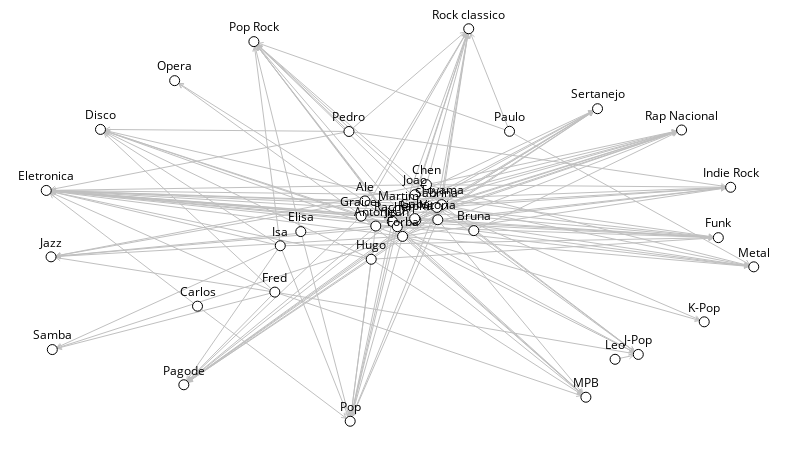

Notebook cell for this chart:
### Markdown cell above
## Two-mode

### Code cell
tm = sn.load_graph('two-mode.gml')

sn.show_graph(tm, nlab=True)

### Figure 1 — Plotly figure (JSON) as saved in the notebook; plotly's stock layout.template omitted (floating-point values rounded to 4 significant figures; data arrays with more than 128 entries replaced by an {"elided": "..."} marker saying what was removed)
{"data": [{"hoverinfo": "none", "line": {"color": "rgb(192, 192, 192)", "width": 1}, "mode": "lines", "type": "scatter", "uid": "23e22ddc-d3c2-11e8-ac14-5cc9d35576a8", "x": {"elided": "1251 float values"}, "y": {"elided": "1251 float values"}}, {"hoverinfo": "none", "marker": {"color": "rgb(255, 255, 255)", "line": {"color": "rgb(0, 0, 0)", "width": 1}, "size": 10}, "mode": "markers+text", "text": ["Samba", "Isa", "Chen", "MPB", "Rap Nacional", "Pop", "Ale", "Rapha", "Paulo", "Elisa", "Pedro", "Antonio", "Forba", "Hugo", "K-Pop", "Metal", "Vitoria", "Indie Rock", "Fred", "Funk", "Rachel", "Toyama", "Sertanejo", "Sabrina", "Eletronica", "Pop Rock", "Disco", "Gabs", "Opera", "Bruna", "Martim", "Pagode", "Rock classico", "Joao", "Jean", "Carlos", "Jazz", "J-Pop", "Leo", "Graicer"], "textfont": {"color": "rgb(0, 0, 0)"}, "textposition": "top center", "type": "scatter", "uid": "23e22ddd-d3c2-11e8-ac14-5cc9d35576a8", "x": [0.008565, 0.3308, 0.5374, 0.7628, 0.898, 0.4296, 0.4505, 0.5224, 0.6548, 0.3598, 0.4278, 0.4658, 0.5036, 0.4593, 0.93, 1, 0.5534, 0.9674, 0.3231, 0.9499, 0.4891, 0.5589, 0.7792, 0.5521, 0, 0.2935, 0.07665, 0.5207, 0.1815, 0.6043, 0.4976, 0.1945, 0.5971, 0.5211, 0.4962, 0.2138, 0.00679, 0.8368, 0.804, 0.4451], "y": [0.1826, 0.4471, 0.6027, 0.0612, 0.742, 0, 0.5613, 0.5123, 0.7387, 0.4832, 0.7383, 0.4973, 0.471, 0.4127, 0.2533, 0.3934, 0.5134, 0.5961, 0.329, 0.4678, 0.5091, 0.5519, 0.7963, 0.5448, 0.588, 0.9672, 0.7435, 0.5163, 0.8678, 0.4857, 0.5374, 0.09294, 1, 0.5772, 0.4958, 0.2932, 0.4189, 0.1703, 0.1578, 0.5226]}], "layout": {"height": 450, "margin": {"b": 0, "l": 0, "r": 0, "t": 0}, "showlegend": false, "width": 800, "xaxis": {"showgrid": false, "showticklabels": false, "zeroline": false}, "yaxis": {"showgrid": false, "showticklabels": false, "zeroline": false}}}
